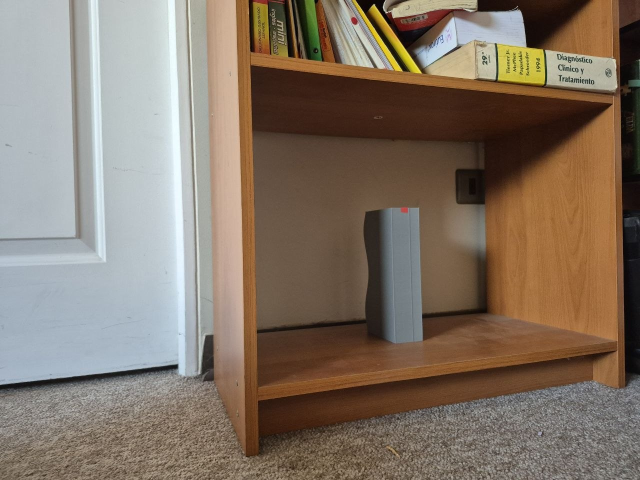
#> input picture T1/imgs/img1.jpg, 1280 x 960 px (shown at 1/2 size); its folder holds 5 pictures in this run
$ jupyter execute main.ipynb
#> lines starting #> are read from the running program, lines starting #| are printed output that depends on the picture
# T1 Vision por computador Jose Quimi

[cell 1]
# imports
import os
import numpy as np
import matplotlib.pyplot as plt
import cv2

[cell 2]
# imgs paths
img_path = os.path.join("..", "imgs")
# print(os.path.join(img_path, "img1.jpg"))
img1, img2, img3, img4 = [cv2.imread(os.path.join(img_path, f"img{i}.jpg")) for i in range(1, 5)]
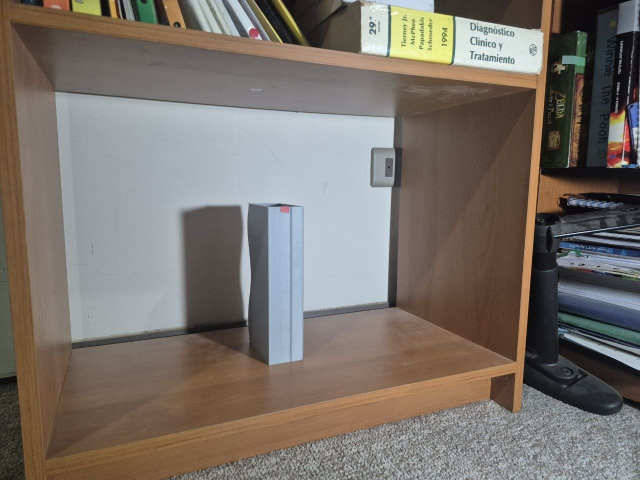
#> input picture T1/imgs/img2.jpg, 1280 x 960 px (shown at 1/2 size)
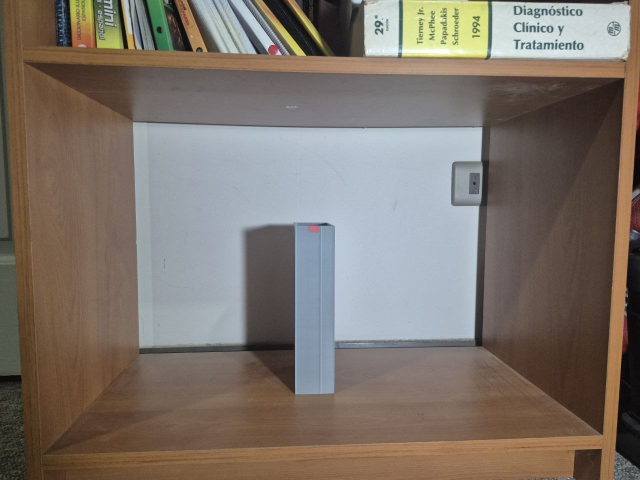
#> input picture T1/imgs/img3.jpg, 1280 x 960 px (shown at 1/2 size)
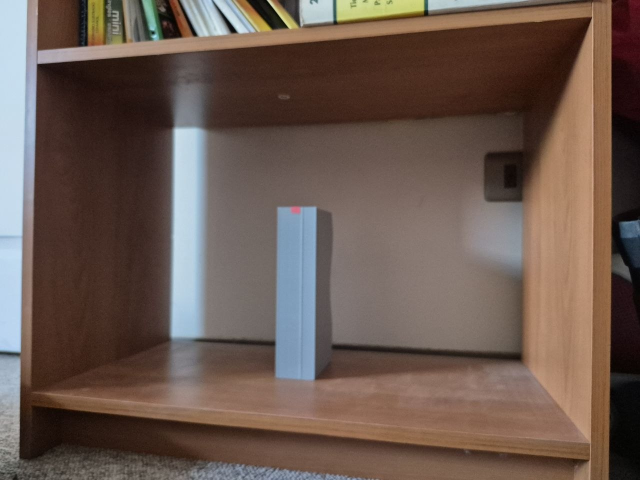
#> input picture T1/imgs/img4.jpg, 1280 x 960 px (shown at 1/2 size)
#> img1 is the input picture: shape (960, 1280, 3); mean B, G, R 102.3, 116.6, 131.4
#> img2 is the input picture: shape (960, 1280, 3); mean B, G, R 107.2, 114, 121.6
#> img3 is the input picture: shape (960, 1280, 3); mean B, G, R 106.5, 115.2, 124.8
#> img4 is the input picture: shape (960, 1280, 3); mean B, G, R 80.1, 89.1, 106.8

[cell 3]
# show imgs
fig, axs = plt.subplots(1, 4, figsize=(20, 10))
axs[0].imshow(cv2.cvtColor(img1, cv2.COLOR_BGR2RGB), cmap='gray')
axs[0].set_title('img1')

axs[1].imshow(cv2.cvtColor(img2, cv2.COLOR_BGR2RGB), cmap='gray')
axs[1].set_title('img2')

axs[2].imshow(cv2.cvtColor(img3, cv2.COLOR_BGR2RGB), cmap='gray')
axs[2].set_title('img3')

axs[3].imshow(cv2.cvtColor(img4, cv2.COLOR_BGR2RGB), cmap='gray')
axs[3].set_title('img4')
plt.show()
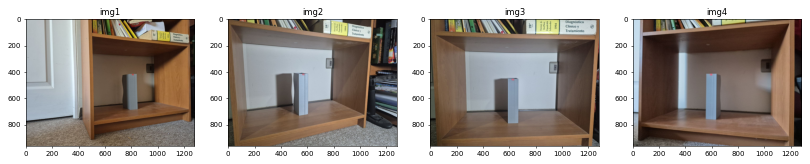
#> figure drawn by matplotlib, 4 panels
print(f"Shape = {img1.shape}")
#| Shape = (960, 1280, 3)

Utilizando la imagen 3 como imagen explicativa, los puntos se disponen en el siguiente orden, siendo el punto 1 el punto de origen, ademas se indica el punto objetivo.

[cell 4]
img_ej_path = os.path.join("..", "imgs/img_explicacion.jpg")
img_ej = cv2.imread(img_ej_path)
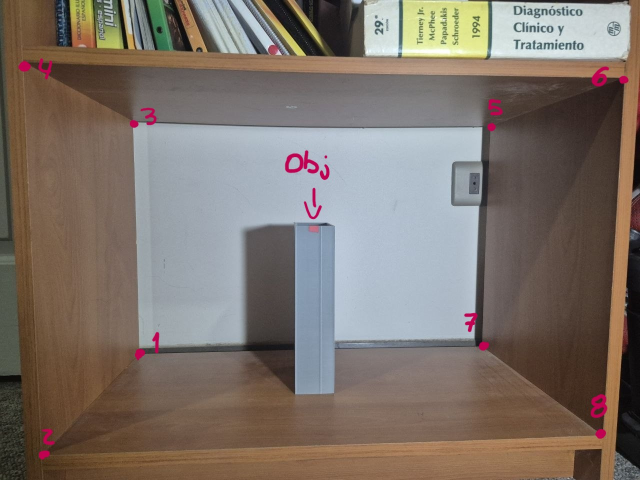
#> input picture T1/imgs/img_explicacion.jpg, 1280 x 960 px (shown at 1/2 size)
#> img_ej is the input picture: shape (960, 1280, 3); mean B, G, R 106.3, 114.4, 125.3
plt.figure(figsize=(10, 10))
plt.imshow(cv2.cvtColor(img_ej, cv2.COLOR_BGR2RGB), cmap='gray')
plt.show()

[cell 5]
# Obtener m1 desde la imagen 1
puntos = [(327, 670), (284, 863), (245, 80), (305, 198), (966, 225), (1262, 161), (946, 618), (1205, 743)]

x, y = zip(*puntos)

plt.figure(figsize=(10, 10))

plt.imshow(cv2.cvtColor(img1, cv2.COLOR_BGR2RGB), cmap='gray')
plt.scatter(x, y, color='red', s=15)
plt.show()
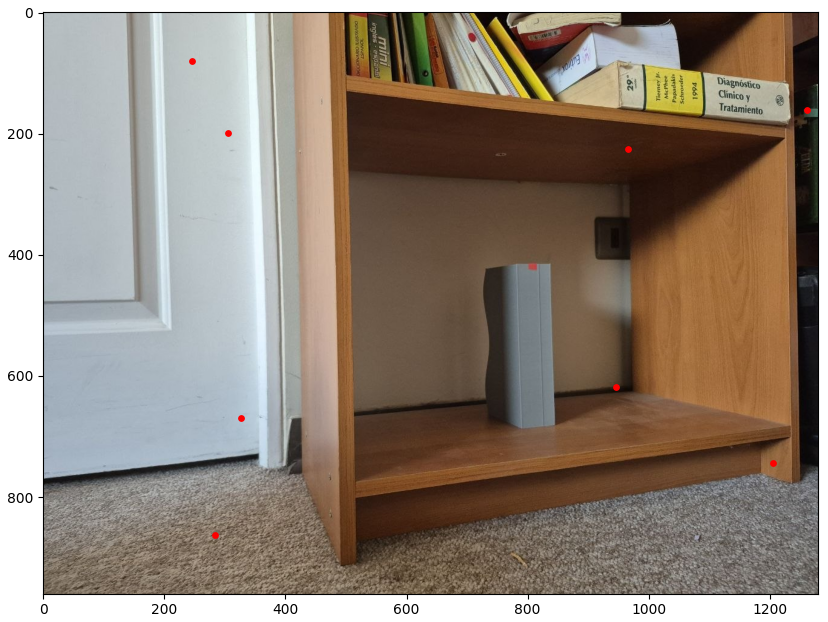
#> figure drawn by matplotlib, 1 panel
